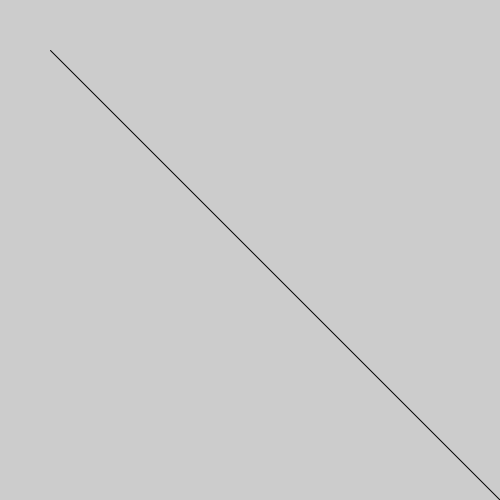
Frame 1 (no input)
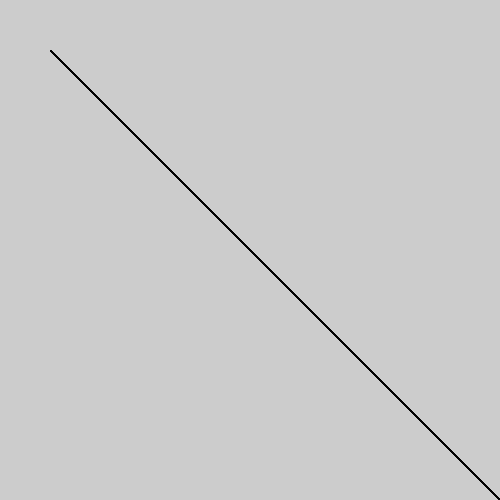
Frame 60 (the mouse pressed at the canvas centre just before this capture)
Frame 120 (the mouse held since frame 60 and released just before this capture): identical to frame 60, image omitted

The Processing sketch that drew these frames (run headless with seeded random() and noise(); from frame 60 on, the mouse is pressed at the canvas centre):

// Processing sketch: testGit
// ── testGit.pde
void setup()
{
  size (500,500);
}

void draw()
{
  line(50,50,500,500);
}
